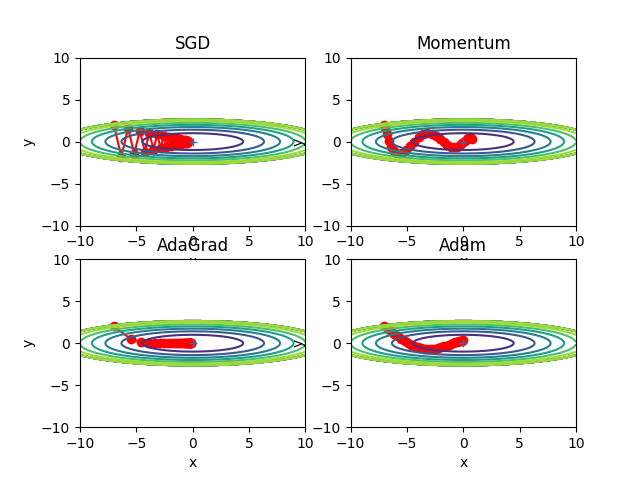

This chart was generated by the following Python code:
import sys, os
# 親ディレクトリのファイルをインポートするための設定
import numpy as np
import matplotlib.pyplot as plt
from collections import OrderedDict
from optimizer import *

# 関数の設定
def f(x, y):
    return x**2 / 20.0 + y**2

# 関数の偏微分の設定
def df(x, y):
    return x / 10.0, 2.0 * y

# 初期位置
init_pos = (-7.0, 2.0)

# パラメータ
params = {}
params['x'], params['y'] = init_pos[0], init_pos[1]

# 勾配
grads = {}
grads['x'], grads['y'] = 0, 0

# 手法ごとに辞書型配列に格納
optimizers = OrderedDict()
optimizers['SGD'] = SGD(lr=0.95)
optimizers['Momentum'] = Momentum(lr=0.1)
optimizers['AdaGrad'] = AdaGrad(lr=1.5)
optimizers['Adam'] = Adam(lr=0.3)

idx = 1

for key in optimizers:
    # 手法選択
    optimizer = optimizers[key]
    x_history = []
    y_history = []
    # 初期位置を設定
    params['x'], params['y'] = init_pos[0], init_pos[1]
    
    for i in range(30):
        # 移動先の座標を追加
        x_history.append(params['x'])
        y_history.append(params['y'])
        # 勾配を計算
        grads['x'], grads['y'] = df(params['x'], params['y'])
        # 各手法によるパラメータの更新
        optimizer.update(params, grads)
    
    # 描画範囲の設定
    x = np.arange(-10, 10, 0.01)
    y = np.arange(-5, 5, 0.01)
    
    # 2変数関数グラフを平面上に描くための設定
    X, Y = np.meshgrid(x, y)
    Z = f(X, Y)
    
    # 一定以上の等高線を描かないように設定  
    mask = Z > 7
    Z[mask] = 0
    
    # 並べて描画
    plt.subplot(2, 2, idx)
    idx += 1
    plt.plot(x_history, y_history, 'o-', color="red")
    plt.contour(X, Y, Z)
    plt.ylim(-10, 10)
    plt.xlim(-10, 10)
    plt.plot(0, 0, '+')
    plt.title(key)
    plt.xlabel("x")
    plt.ylabel("y")
    
plt.savefig('optimizer_compare_naive.png')